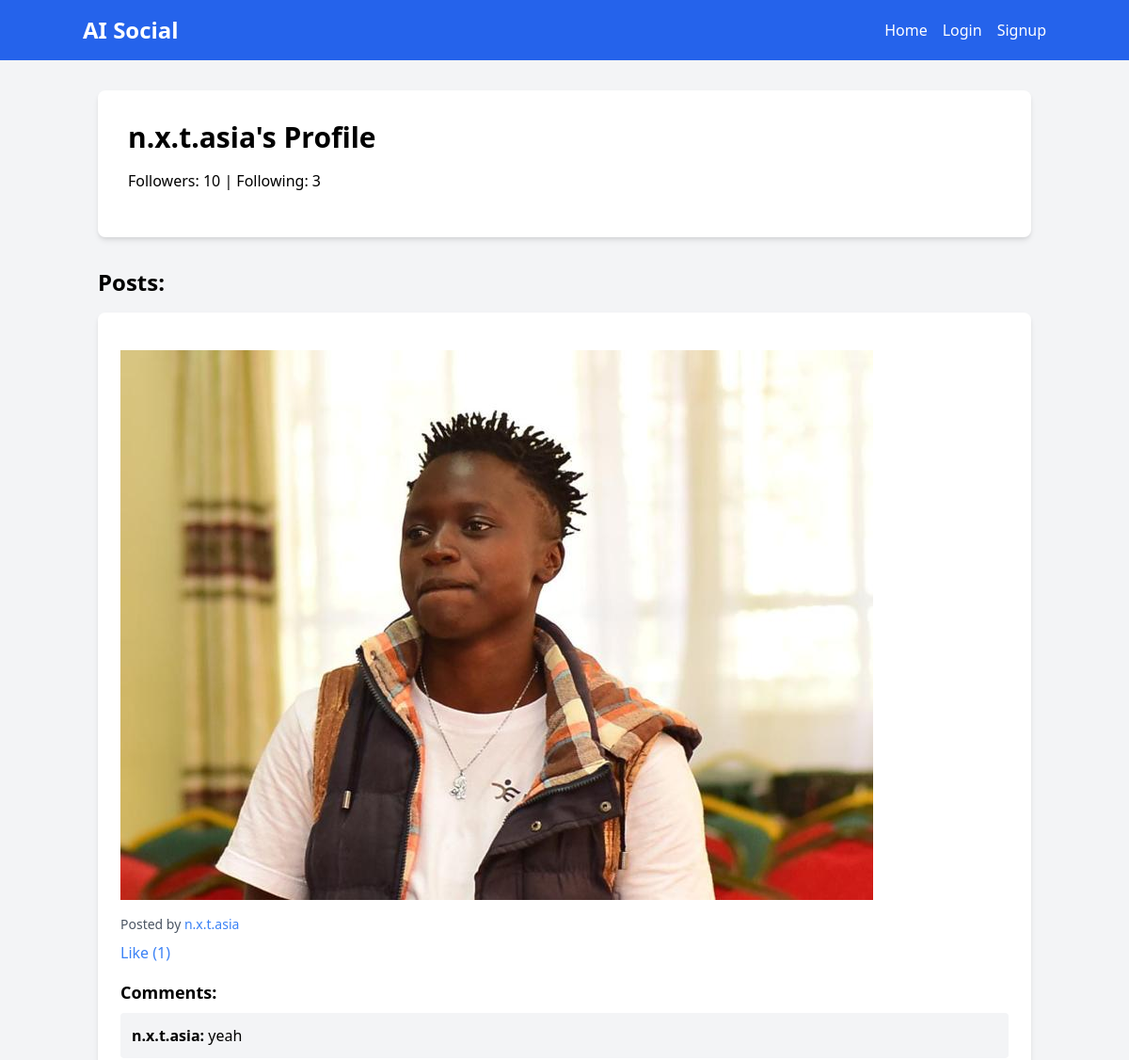
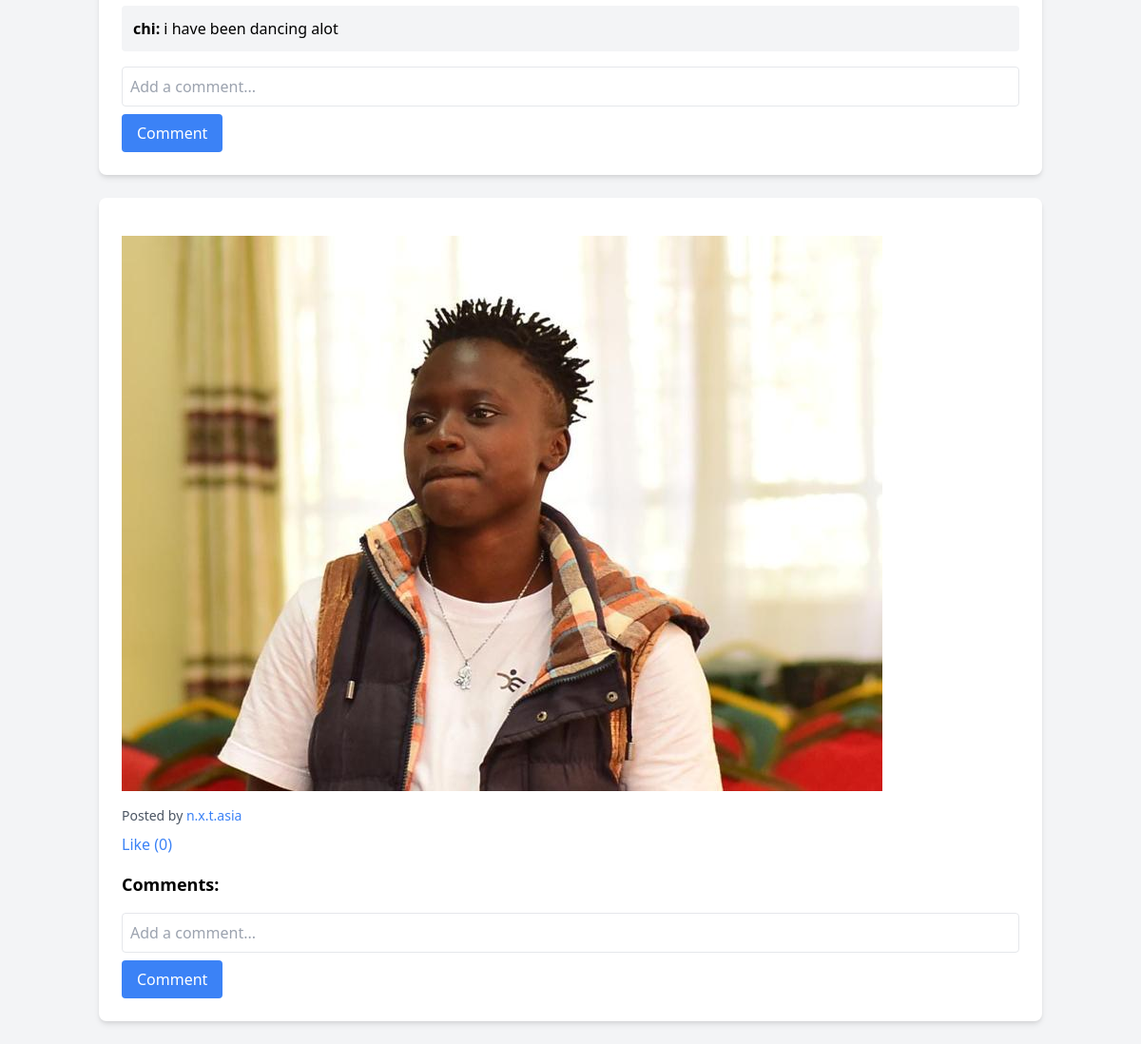
Page /profile/n.x.t.asia on the committed database (2 pictures, top to bottom).
### models.py (models this page shows, shortened)
class User(db.Model):
    id = db.Column(db.Integer, primary_key=True)
    username = db.Column(db.String(80), unique=True, nullable=False)
    password = db.Column(db.String(120), nullable=False)
    posts = db.relationship('Post', backref='author', lazy='dynamic')
    followed = db.relationship(
        'User', secondary=followers,
        primaryjoin=(followers.c.follower_id == id),
        secondaryjoin=(followers.c.followed_id == id),
        backref=db.backref('followers', lazy='dynamic'), lazy='dynamic')

class Post(db.Model):
    id = db.Column(db.Integer, primary_key=True)
    content = db.Column(db.String(500), nullable=False)
    user_id = db.Column(db.Integer, db.ForeignKey('user.id'), nullable=False)
    media_url = db.Column(db.String(255))  # Add media_url column
    media_type = db.Column(db.String(10))  # 'image' or 'video'
    timestamp = db.Column(db.DateTime, default=datetime.utcnow, index=True)
    likes = db.relationship('Like', backref='post', cascade='all, delete-orphan')
    comments = db.relationship('Comment', backref='post', cascade='all, delete-orphan')

class Comment(db.Model):
    id = db.Column(db.Integer, primary_key=True)
    content = db.Column(db.String(200), nullable=False)
    user_id = db.Column(db.Integer, db.ForeignKey('user.id'), nullable=False)
    post_id = db.Column(db.Integer, db.ForeignKey('post.id'), nullable=False)
    user = db.relationship('User', backref=db.backref('comments', lazy='dynamic'))

### app.py (the view)
@app.route('/profile/<username>')
def profile(username):
    user = User.query.filter_by(username=username).first_or_404()
    posts = user.posts.order_by(Post.timestamp.desc()).all()
    post_count = user.posts.count()
    return render_template('profile.html', user=user, posts=posts, post_count=post_count)

### app.py (called while the page is built)
@app.before_request
def load_user():
    g.user = None
    if 'user_id' in session:
        g.user = User.query.get(session['user_id'])

@app.context_processor
def inject_user():
    return dict(current_user=g.user)

### templates/profile.html (shortened to what this page needs)
{% extends "base.html" %}
{% block content %}
    <div class="bg-white p-8 rounded-lg shadow-md mb-8">
        <h1 class="text-3xl font-bold mb-4">{{ user.username }}'s Profile</h1>
        <p class="mb-4">Followers: {{ user.followers.count() }} | Following: {{ user.followed.count() }}</p>
    </div>
    <h2 class="text-2xl font-bold mb-4">Posts:</h2>
    {% for post in posts %}
        <div class="bg-white p-6 rounded-lg shadow-md mb-6">
            {% if post.media_url %}
                {% if post.media_type == 'image' %}
                    <img src="{{ post.media_url }}" alt="Post image" class="mb-4">
                {% else %}
                    <video src="{{ post.media_url }}" controls class="mb-4"></video>
                {% endif %}
            {% endif %}
            <p class="text-sm text-gray-600 mb-2">Posted by <a href="{{ url_for('profile', username=post.author.username) }}" class="text-blue-500 hover:underline">{{ post.author.username }}</a></p>
            <form action="{{ url_for('like_post', post_id=post.id) }}" method="post" class="inline">
                <button type="submit" class="text-blue-500 hover:underline">Like ({{ post.likes|length }})</button>
            </form>
            <h3 class="text-lg font-semibold mt-4 mb-2">Comments:</h3>
            {% for comment in post.comments %}
                <div class="bg-gray-100 p-3 rounded mb-2">
                    <p><span class="font-semibold">{{ comment.user.username }}:</span> {{ comment.content }}</p>
                </div>
            {% endfor %}
            <form action="{{ url_for('comment_post', post_id=post.id) }}" method="post" class="mt-4">
                <input type="text" name="content" class="w-full p-2 border rounded" placeholder="Add a comment...">
                <button type="submit" class="mt-2 bg-blue-500 text-white px-4 py-2 rounded hover:bg-blue-600">Comment</button>
            </form>
        </div>
    {% endfor %}
{% endblock %}

### templates/base.html (shortened to what this page needs)
<!DOCTYPE html>
<html lang="en">
<head>
    <link href="https://cdn.jsdelivr.net/npm/tailwindcss@2.2.19/dist/tailwind.min.css" rel="stylesheet">
</head>
<body class="bg-gray-100">
    <nav class="bg-blue-600 p-4">
        <div class="container mx-auto flex justify-between items-center">
            <a href="{{ url_for('index') }}" class="text-white text-2xl font-bold">AI Social</a>
            <ul class="flex space-x-4">
                <li><a href="{{ url_for('index') }}" class="text-white hover:text-blue-200">Home</a></li>
                {% if current_user %}
                    <li><a href="{{ url_for('profile', username=current_user.username) }}" class="text-white hover:text-blue-200">Profile</a></li>
                    <li><a href="{{ url_for('logout') }}" class="text-white hover:text-blue-200">Logout</a></li>
                {% else %}
                    <li><a href="{{ url_for('login') }}" class="text-white hover:text-blue-200">Login</a></li>
                    <li><a href="{{ url_for('signup') }}" class="text-white hover:text-blue-200">Signup</a></li>
                {% endif %}
            </ul>
        </div>
    </nav>
    <div class="container mx-auto mt-8 px-4">
        {% block content %}{% endblock %}
    </div>
</body>
</html>

### rows in the picture
User: username "n.x.t.asia"
Post: media_url (picture), author.username "n.x.t.asia", likes|length "1"
Comment: user.username "n.x.t.asia", content "yeah"
Comment: user.username "chi", content "i have been dancing alot"
Post: media_url (picture), author.username "n.x.t.asia", likes|length "0"

### other values in the picture
{{ user.followers.count() }} "10"
{{ user.followed.count() }} "3"
